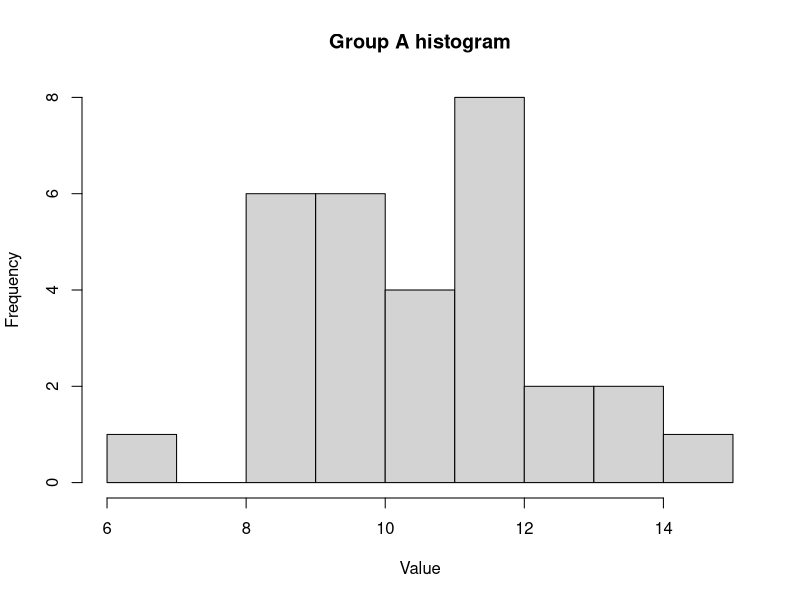
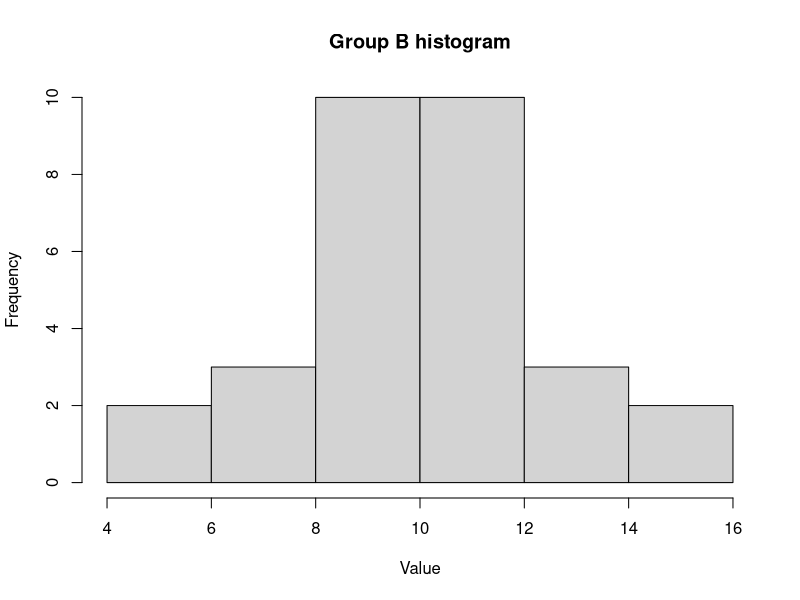
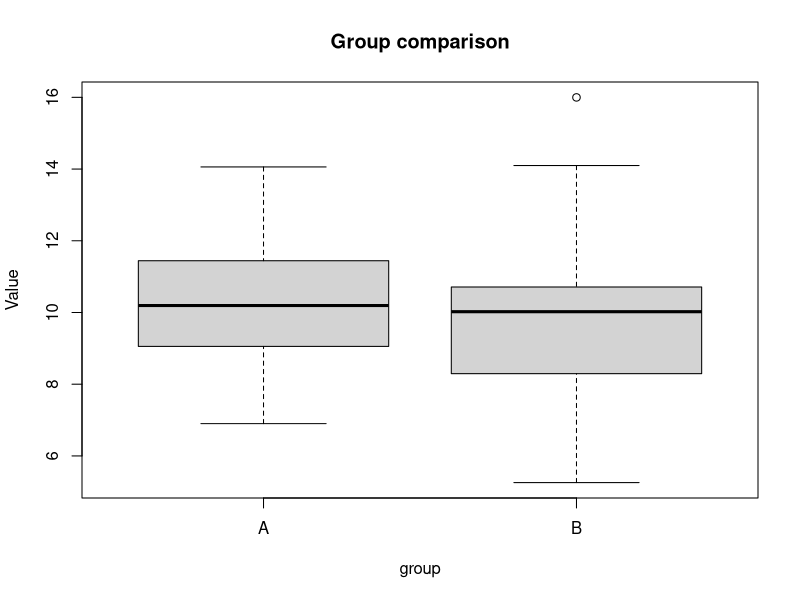
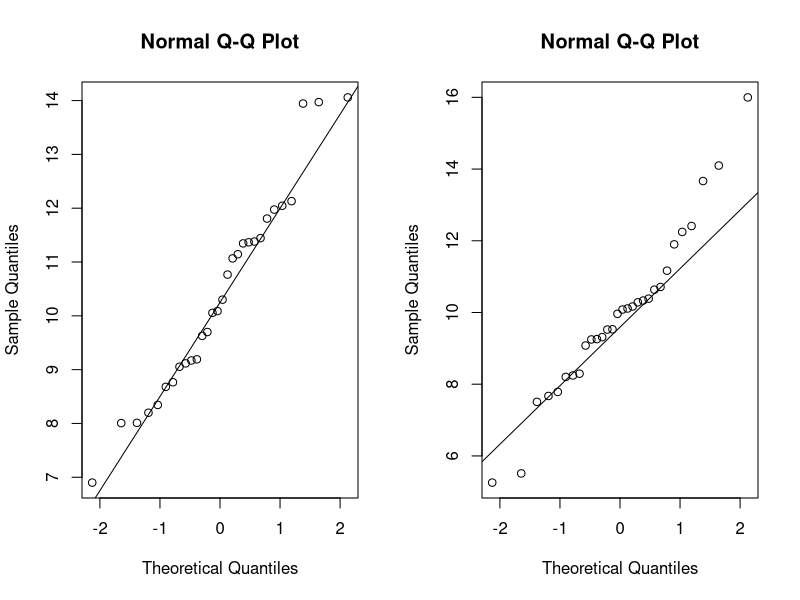
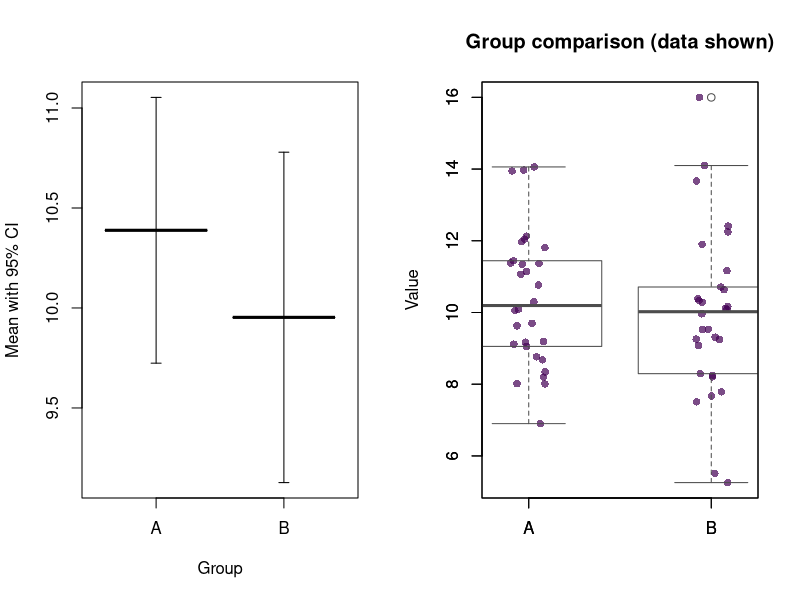

Source code (R) for these figures, in order:
## ---- chunk 1
knitr::opts_chunk$set(echo = TRUE, message = FALSE, warning = FALSE, eval = FALSE)
set.seed(8675309)
## ---- chunk 2
# --- Option 1: simulate example scaffold (edit as needed) ---
n <- 30
grpA <- rnorm(n, mean = 10, sd = 2)
grpB <- rlnorm(n, meanlog = 2.3, sdlog = 0.3)
group <- factor(rep(c("A","B"), each = n))
y <- c(grpA, grpB)
df <- data.frame(group, y)
summary(df)
# Plots (add labels/titles; consider viridisLite for colors)
hist(grpA, main = "Group A histogram", xlab = "Value")
hist(grpB, main = "Group B histogram", xlab = "Value")
boxplot(y ~ group, data = df, main = "Group comparison", ylab = "Value")
## ---- chunk 3
# TODO: Diagnostics and proposed transform
# Example scaffolds (edit/extend)
par(mfrow = c(1,2))
qqnorm(grpA); qqline(grpA)
qqnorm(grpB); qqline(grpB)
shapiro.test(grpA)
shapiro.test(grpB)
# Example transform:
y_log <- if (all(y > 0)) log(y) else y  # log only if positive
## ---- chunk 4
# TODO: Analyses
# Welch t-test
t.test(y ~ group, data = df)
# If transformed:
t.test(y_log ~ group, data = transform(df, y_log = ifelse(y>0, log(y), NA)), na.action = na.omit)

# Mann–Whitney
wilcox.test(y ~ group, data = df, exact = FALSE)

# Effect size (Hedges' g) — quick implementation
hedges_g <- function(x, y){
  nx <- length(x); ny <- length(y)
  sx2 <- var(x); sy2 <- var(y)
  sp <- sqrt(((nx-1)*sx2 + (ny-1)*sy2)/(nx+ny-2))
  g <- (mean(x) - mean(y))/sp
  J <- 1 - 3/(4*(nx+ny)-9)  # small-sample correction
  g * J
}
with(df, hedges_g(y[group=="A"], y[group=="B"]))

# CIs plot (means +/- 1.96*SE)
agg <- aggregate(y ~ group, df, function(v) c(mean=mean(v), se=sd(v)/sqrt(length(v))))
agg <- data.frame(group = agg$group, mean = agg$y[, "mean"], se = agg$y[, "se"])
agg$lower <- agg$mean - 1.96*agg$se
agg$upper <- agg$mean + 1.96*agg$se
print(agg)

# Simple CI plot (base R)
plot(agg$group, agg$mean, ylim = range(c(agg$lower, agg$upper)), xlab = "Group", ylab = "Mean with 95% CI", pch = 19)
arrows(x0 = 1:2, y0 = agg$lower, x1 = 1:2, y1 = agg$upper, angle = 90, code = 3, length = 0.05)
## ---- chunk 5
# TODO: Publishable figure (base or ggplot2 ok). Example (base):
cols <- viridisLite::viridis(2)
stripchart(y ~ group, data = df, vertical = TRUE, pch = 16, col = adjustcolor(cols[group], 0.7), method = "jitter", main = "Group comparison (data shown)", ylab = "Value")
boxplot(y ~ group, data = df, add = TRUE, border = "gray30", col = NA)
## ---- chunk 6
sessionInfo()
